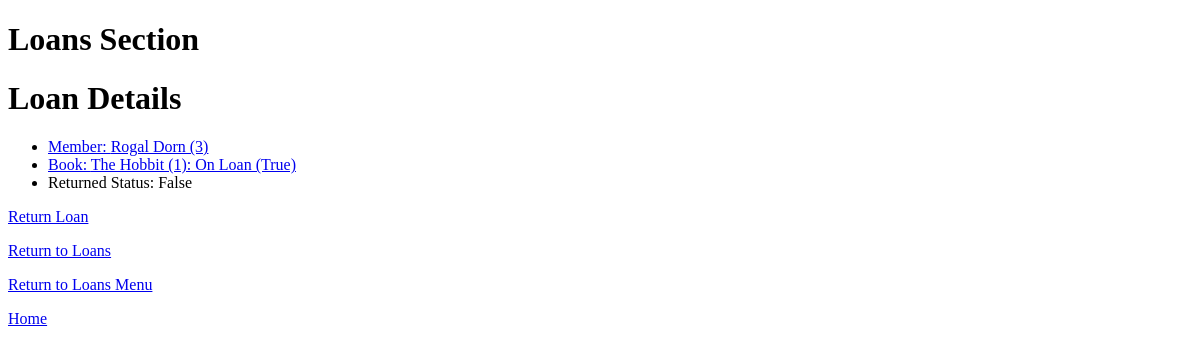
The app's page /loans/16, older data.
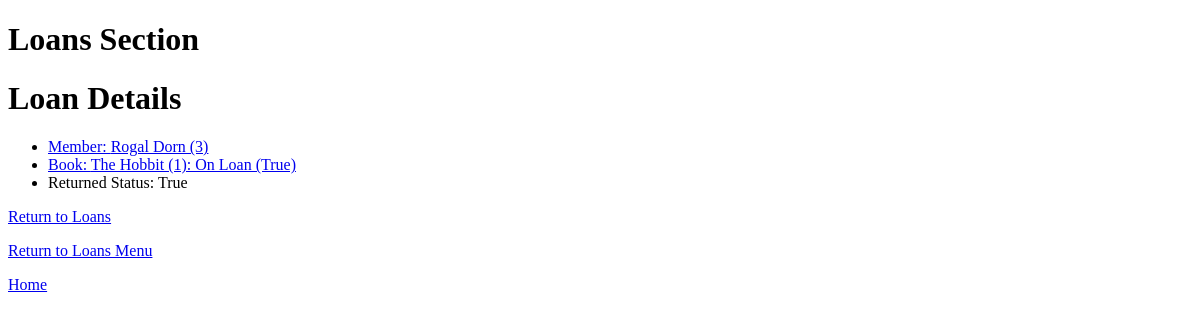
The same page, newer data.
### Loans/models.py (models this page shows, shortened)
class Loan(models.Model):
    id = models.AutoField(primary_key=True)
    member = models.ForeignKey(Member, on_delete=models.CASCADE)
    bookCopy = models.ForeignKey(BookCopy, on_delete=models.CASCADE)
    returned = models.BooleanField(default = False)

### Members/models.py (models this page shows)
class Member(models.Model):
    id = models.AutoField(primary_key=True)
    firstName = models.CharField(max_length=200)
    lastName = models.CharField(max_length=200)
    email = models.EmailField()
    def __str__(self):
        return f"{self.firstName} {self.lastName} ({self.id})"

### Books/models.py (models this page shows, shortened)
class BookCopy(models.Model):
    id = models.AutoField(primary_key=True)
    book = models.ForeignKey(Book, on_delete=models.CASCADE, related_name="copies")
    copyNumber = models.IntegerField()
    onLoan = models.BooleanField(default = False)
    class Meta:
        unique_together = ['book', 'copyNumber']
    def __str__(self):
        return f"{self.book.name} ({self.copyNumber}): On Loan ({self.onLoan})"

class Book(models.Model):
    isbn = models.CharField(max_length=13, primary_key=True,)
    name = models.CharField(max_length=200)
    author = models.ForeignKey(Author, on_delete=models.CASCADE, related_name="authors")
    genre = models.ForeignKey(Genre, on_delete=models.CASCADE, related_name="genres")

### Loans/views.py (the view)
# urls.py: path("<int:id>", views.loan, name = "loan_detail"),
def loan(request, id):
    loan = Loan.objects.get(pk=id)
    return render(request, "Loans/loan.html",{
        "loan":loan,
    })

### Loans/templates/Loans/loan.html
{% extends "Loans/layout.html" %}
{% block body %}
<h1>Loan Details</h1>
<ul>
    <li><a href="{% url 'members:member_detail' loan.member.id %}">Member: {{loan.member}}</a></li>
    <li><a href="{% url 'books:book_detail' loan.bookCopy.book.isbn %}">Book: {{loan.bookCopy}}</a></li>
    <li>Returned Status: {{loan.returned}}</li>
</ul>
{% if not loan.returned %}
<p><a href="{% url 'loans:return_loan' loan.id %}">Return Loan</a></p>
{% endif %}
<p><a href="{% url 'loans:view_all' %}">Return to Loans</a></p>
<p><a href="{% url 'loans:index'%}">Return to Loans Menu</a></p>
{% endblock %}

Row changes from the older to the newer data that the page shows:
changed Loan "Rogal Dorn (3)": returned "False" → "True"
Text that changed along with them:
text no longer shown: "Return Loan"
